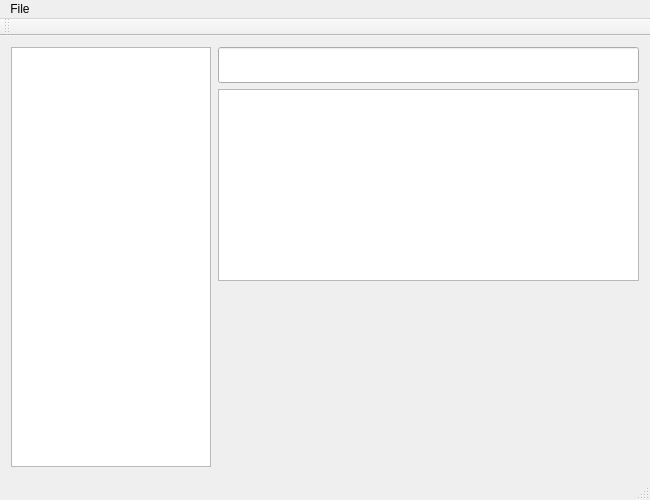
<?xml version="1.0" encoding="UTF-8"?>
<ui version="4.0">
 <class>MainWindow</class>
 <widget class="QMainWindow" name="MainWindow">
  <property name="geometry">
   <rect>
    <x>0</x>
    <y>0</y>
    <width>650</width>
    <height>500</height>
   </rect>
  </property>
  <property name="sizePolicy">
   <sizepolicy hsizetype="Expanding" vsizetype="Expanding">
    <horstretch>0</horstretch>
    <verstretch>0</verstretch>
   </sizepolicy>
  </property>
  <property name="windowTitle">
   <string>Notepad</string>
  </property>
  <widget class="QWidget" name="centralWidget">
   <property name="enabled">
    <bool>true</bool>
   </property>
   <layout class="QVBoxLayout" name="verticalLayout">
    <item>
     <layout class="QHBoxLayout" name="mainHorizontalLayout">
      <property name="sizeConstraint">
       <enum>QLayout::SetDefaultConstraint</enum>
      </property>
      <property name="leftMargin">
       <number>0</number>
      </property>
      <item>
       <widget class="QListWidget" name="noteList">
        <property name="enabled">
         <bool>true</bool>
        </property>
        <property name="sizePolicy">
         <sizepolicy hsizetype="Expanding" vsizetype="Expanding">
          <horstretch>0</horstretch>
          <verstretch>0</verstretch>
         </sizepolicy>
        </property>
        <property name="minimumSize">
         <size>
          <width>100</width>
          <height>0</height>
         </size>
        </property>
        <property name="maximumSize">
         <size>
          <width>200</width>
          <height>16777215</height>
         </size>
        </property>
        <property name="sizeIncrement">
         <size>
          <width>0</width>
          <height>0</height>
         </size>
        </property>
        <property name="font">
         <font>
          <family>Helvetica</family>
         </font>
        </property>
       </widget>
      </item>
      <item>
       <spacer name="verticalSpacer">
        <property name="orientation">
         <enum>Qt::Vertical</enum>
        </property>
        <property name="sizeHint" stdset="0">
         <size>
          <width>1</width>
          <height>40</height>
         </size>
        </property>
       </spacer>
      </item>
      <item>
       <layout class="QVBoxLayout" name="textRegion" stretch="0,0,0">
        <property name="spacing">
         <number>6</number>
        </property>
        <item>
         <widget class="QLineEdit" name="noteTitle">
          <property name="font">
           <font>
            <family>Helvetica</family>
            <pointsize>18</pointsize>
            <weight>75</weight>
            <bold>true</bold>
           </font>
          </property>
         </widget>
        </item>
        <item>
         <widget class="QTextEdit" name="noteText">
          <property name="enabled">
           <bool>true</bool>
          </property>
          <property name="sizePolicy">
           <sizepolicy hsizetype="Expanding" vsizetype="Expanding">
            <horstretch>0</horstretch>
            <verstretch>0</verstretch>
           </sizepolicy>
          </property>
          <property name="font">
           <font>
            <family>Helvetica</family>
           </font>
          </property>
          <property name="layoutDirection">
           <enum>Qt::LeftToRight</enum>
          </property>
         </widget>
        </item>
        <item>
         <widget class="PaintWidget" name="notePaint" native="true">
          <property name="sizePolicy">
           <sizepolicy hsizetype="Expanding" vsizetype="Expanding">
            <horstretch>0</horstretch>
            <verstretch>150</verstretch>
           </sizepolicy>
          </property>
          <property name="minimumSize">
           <size>
            <width>0</width>
            <height>0</height>
           </size>
          </property>
         </widget>
        </item>
       </layout>
      </item>
     </layout>
    </item>
   </layout>
  </widget>
  <widget class="QToolBar" name="mainToolBar">
   <attribute name="toolBarArea">
    <enum>TopToolBarArea</enum>
   </attribute>
   <attribute name="toolBarBreak">
    <bool>false</bool>
   </attribute>
  </widget>
  <widget class="QStatusBar" name="statusBar"/>
  <widget class="QMenuBar" name="menuBar">
   <property name="geometry">
    <rect>
     <x>0</x>
     <y>0</y>
     <width>650</width>
     <height>22</height>
    </rect>
   </property>
   <widget class="QMenu" name="menuFile">
    <property name="tearOffEnabled">
     <bool>false</bool>
    </property>
    <property name="title">
     <string>File</string>
    </property>
    <addaction name="actionNew"/>
    <addaction name="actionDelete"/>
    <addaction name="actionSave"/>
    <addaction name="separator"/>
    <addaction name="actionExit"/>
   </widget>
   <addaction name="menuFile"/>
  </widget>
  <action name="actionNew">
   <property name="text">
    <string>New</string>
   </property>
   <property name="toolTip">
    <string>Create new note</string>
   </property>
   <property name="shortcut">
    <string>Ctrl+N</string>
   </property>
  </action>
  <action name="actionSave">
   <property name="text">
    <string>Save</string>
   </property>
   <property name="toolTip">
    <string>Save all notes</string>
   </property>
   <property name="shortcut">
    <string>Ctrl+S</string>
   </property>
  </action>
  <action name="actionExit">
   <property name="text">
    <string>Exit</string>
   </property>
   <property name="toolTip">
    <string>Abort mission !</string>
   </property>
   <property name="shortcut">
    <string>Ctrl+Q</string>
   </property>
  </action>
  <action name="actionDelete">
   <property name="text">
    <string>Delete</string>
   </property>
   <property name="toolTip">
    <string>Delete selected note</string>
   </property>
   <property name="shortcut">
    <string>Ctrl+R</string>
   </property>
  </action>
 </widget>
 <layoutdefault spacing="6" margin="11"/>
 <customwidgets>
  <customwidget>
   <class>PaintWidget</class>
   <extends>QWidget</extends>
   <header>paintwidget.h</header>
   <container>1</container>
  </customwidget>
 </customwidgets>
 <resources/>
 <connections/>
</ui>
